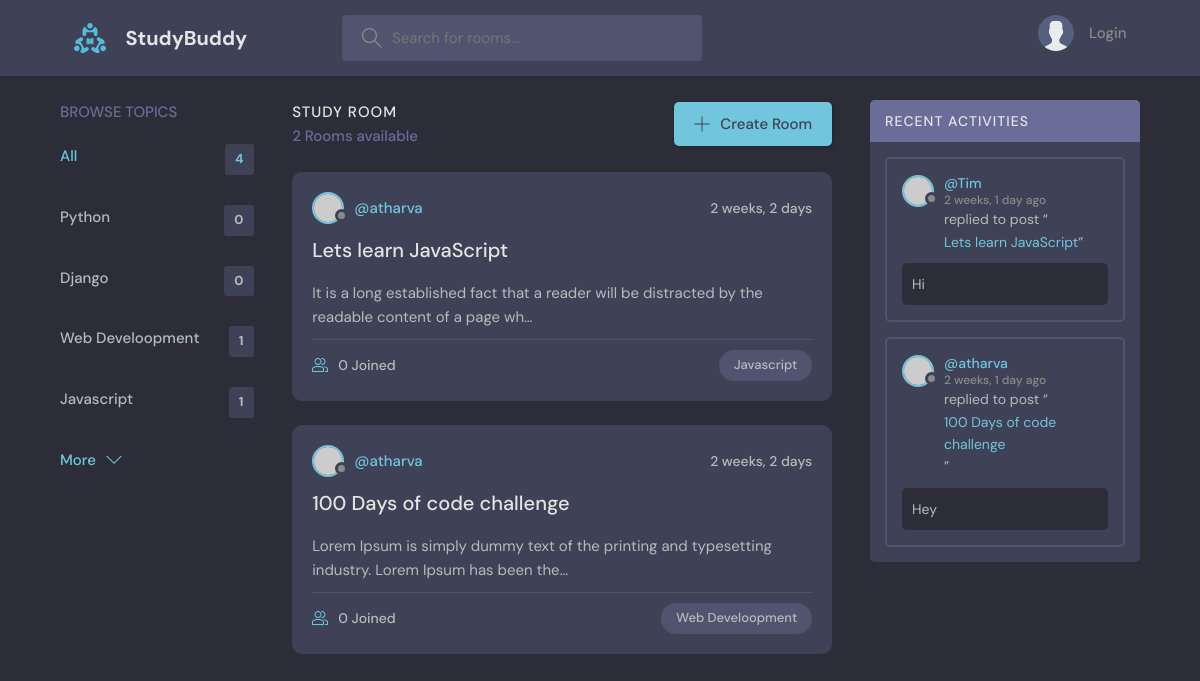
The app's page /, older data.
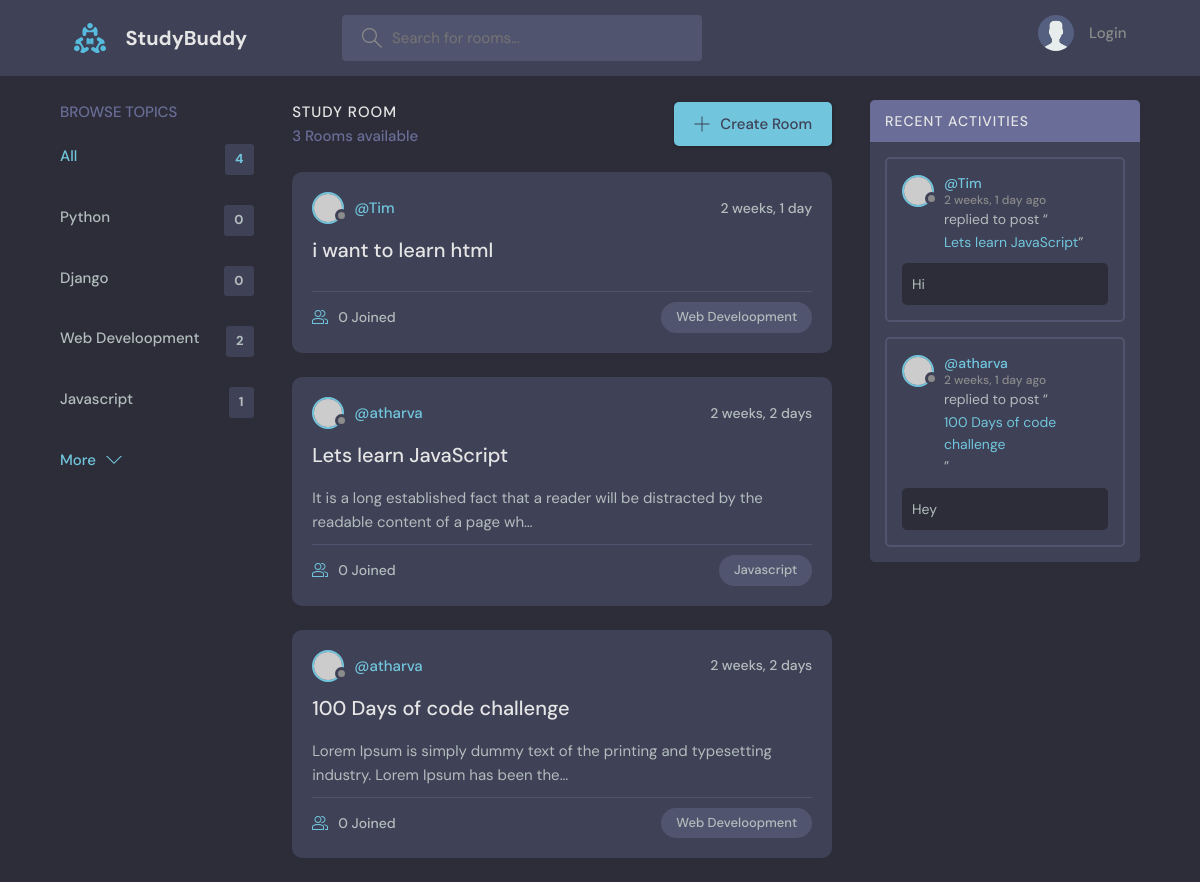
The same page, newer data.
### base/models.py (models this page shows, shortened)
class Topic(models.Model):
    name = models.CharField(max_length = 200)

class Room(models.Model):
    host = models.ForeignKey(User, on_delete = models.SET_NULL, null = True)  #when user deleted set to null
    topic = models.ForeignKey(Topic , on_delete = models.SET_NULL, null = True) #when topic deleted set to null
    name = models.CharField(max_length = 200)
    description = models.TextField(null = True, blank = True )
    participants = models.ManyToManyField(User, related_name = 'participants',blank = True)
    updated = models.DateTimeField(auto_now = True) #whenever updated it will change to curr time
    create = models.DateTimeField(auto_now_add = True) #when created will set to curr time and not update
    class Meta:
        ordering = ['-updated', '-create']
    def __str__(self):
        return self.name

class Message(models.Model):
    user = models.ForeignKey(User, on_delete = models.CASCADE)  #on deleting user delete messagess
    room = models.ForeignKey(Room, on_delete = models.CASCADE)  #on deleting room delete messages
    body = models.TextField()
    updated = models.DateTimeField(auto_now = True)
    create = models.DateTimeField(auto_now_add = True)
    class Meta:
        ordering = ['-updated', '-create']

### base/views.py (the view)
# urls.py: path('',views.home, name = "home"),
def home(request):
    q = request.GET.get('q') if request.GET.get('q') != None else ''
    rooms = Room.objects.filter(
        Q(topic__name__icontains = q) |
        Q(name__icontains = q)|
        Q(description__icontains = q)
        )  #get all rooms from db with the query parameter
    topics = Topic.objects.all()
    room_count = rooms.count()
    room_messages = Message.objects.filter(Q(room__topic__name__icontains = q))
    context = {'rooms' : rooms, 'topics': topics, 'room_count': room_count, 'room_messages': room_messages}
    return render(request, 'base/home.html', context)

### base/templates/base/home.html (shortened to what this page needs)
{% extends 'main.html' %}
{% block content %}
<main class="layout layout--3">
      <div class="container">
         {% include 'base/topics_component.html' %}
        <div class="roomList">
          <div class="roomList__header">
            <div>
              <h2>Study Room</h2>
              <p>{{room_count}} Rooms available</p>
            </div>
            <a class="btn btn--main" href="create-room.html">
              <svg version="1.1" xmlns="http://www.w3.org/2000/svg" width="32" height="32" viewBox="0 0 32 32">
                <title>add</title>
                <path
                  d="M16.943 0.943h-1.885v14.115h-14.115v1.885h14.115v14.115h1.885v-14.115h14.115v-1.885h-14.115v-14.115z"
                ></path>
              </svg>
              Create Room
            </a>
          </div>
          {% include 'base/feed_component.html' %}
        </div>
         {% include 'base/activity_component.html' %}
      </div>
    </main>
{% endblock %}

### base/templates/base/topics_component.html
<div class="topics">
          <div class="topics__header">
            <h2>Browse Topics</h2>
          </div>
          <ul class="topics__list">
            <li>
              <a href="{% url 'home' %}" class="active">All <span>{{topics.count}}</span></a>
            </li>
            {% for topic in topics %}
            <li>
              <a href="{% url 'home' %}?q={{topic.name}}">{{topic.name}} <span>{{topic.room_set.all.count}}</span></a>
            </li>
            {% endfor %}
          </ul>
          <a class="btn btn--link" href="topics.html">
            More
            <svg version="1.1" xmlns="http://www.w3.org/2000/svg" width="32" height="32" viewBox="0 0 32 32">
              <title>chevron-down</title>
              <path d="M16 21l-13-13h-3l16 16 16-16h-3l-13 13z"></path>
            </svg>
          </a>
        </div>

### base/templates/base/feed_component.html (shortened to what this page needs)
{% for room in rooms %}
<div class="roomListRoom">
            <div class="roomListRoom__header">
              <a href="{% url 'user-profile' room.host.id %}" class="roomListRoom__author">
                <div class="avatar avatar--small">
                  <img src="https://randomuser.me/api/portraits/women/11.jpg" />
                </div>
                <span>@{{room.host.username}}</span>
              </a>
              <div class="roomListRoom__actions">
                <span>{{room.create|timesince}}</span>
              </div>
            </div>
            <div class="roomListRoom__content">
              <a href="{% url 'room' room.id %}">{{room.name}}</a>
              <p>
                {{room.description|truncatechars:100}}
              </p>
            </div>
            <div class="roomListRoom__meta">
              <a href="{% url 'room' room.id %}" class="roomListRoom__joined">
                {{room.participants.all.count}} Joined
              </a>
              <p class="roomListRoom__topic">{{room.topic.name}}</p>
            </div>
</div>
{% endfor %}

### base/templates/base/activity_component.html (shortened to what this page needs)
<div class="activities">
          <div class="activities__header">
            <h2>Recent Activities</h2>
          </div>
          {% for message in room_messages %}
          <div class="activities__box">
            <div class="activities__boxHeader roomListRoom__header">
              <a href="{% url 'user-profile' message.user.id %}" class="roomListRoom__author">
                <div class="avatar avatar--small">
                  <img src="https://randomuser.me/api/portraits/women/11.jpg" />
                </div>
                <p>
                  @{{message.user}}
                  <span>{{message.create|timesince}} ago</span>
                </p>
              </a>
            </div>
            <div class="activities__boxContent">
              <p>replied to post “<a href="{% url 'room' message.room.id %}">{{message.room}}</a>”</p>
              <div class="activities__boxRoomContent">
                {{message.body}}
              </div>
            </div>
          </div>
          {% endfor %}
</div>

Row changes from the older to the newer data that the page shows:
computed for Topic "Web Develoopment": room_set.all.count "1" → "2"
added Room: host.username "Tim", create "2 weeks, 1 day", name "i want to learn html", participants.all.count "0", topic.name "Web Develoopment"
Text that changed along with them:
{{ room_count }}: "2" → "3"
